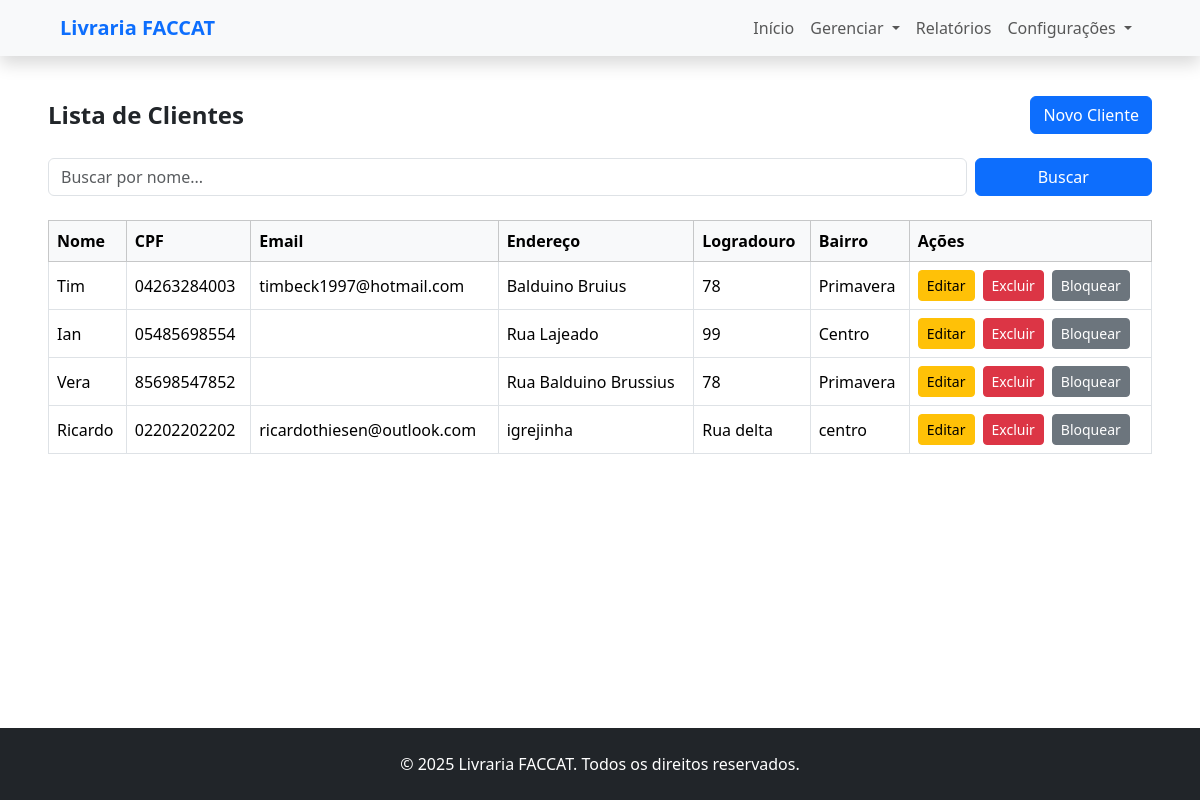
The page /usuarios/clientes (signed in) on the database its author committed.
### usuarios/models.py (models this page shows, shortened)
class Cliente(models.Model):
    cpf = models.CharField(max_length=11, unique=True)
    email = models.EmailField()
    nome = models.CharField(max_length=50)
    endereco = models.CharField(max_length=30)
    logradouro = models.CharField(max_length=20)
    bairro = models.CharField(max_length=30)
    bloqueado = models.BooleanField(default=False)

### usuarios/views.py (the view)
# urls.py: path('clientes', views.gerenciar_clientes, name='gerenciar_clientes'),
@login_required
def gerenciar_clientes(request):
    busca = request.GET.get('busca', '')
    if busca:
        clientes = Cliente.objects.filter(nome__icontains=busca)
    else:
        clientes = Cliente.objects.all()
    return render(request, 'usuarios/gerenciar_clientes.html', {'clientes': clientes})

### usuarios/templates/usuarios/gerenciar_clientes.html
{% extends 'base.html' %}
{% block content %}
<div class="my-4 px-5">
    <div class="d-flex justify-content-between align-items-center mb-4">
        <h1 class="h4 fw-bold mb-0">Lista de Clientes</h1>
        <a href="{% url 'cadastrar_cliente' %}" class="btn btn-primary">
            Novo Cliente
        </a>
    </div>
    <form method="get" class="row g-2 mb-4">
        <div class="col-md-10">
            <input type="text" name="busca" placeholder="Buscar por nome..." value="{{ request.GET.busca }}"
                class="form-control" />
        </div>
        <div class="col-md-2">
            <button type="submit" class="btn btn-primary w-100">Buscar</button>
        </div>
    </form>
    <div class="table-responsive">
        <table class="table table-bordered table-hover align-middle">
            <thead class="table-light">
                <tr>
                    <th>Nome</th>
                    <th>CPF</th>
                     <th>Email</th>
                    <th>Endereço</th>
                    <th>Logradouro</th>
                    <th>Bairro</th>
                    <th>Ações</th>
                </tr>
            </thead>
            <tbody>
                {% for cliente in clientes %}
                <tr>
                    <td>{{ cliente.nome }}</td>
                    <td>{{ cliente.cpf }}</td>
                    <td>{{ cliente.email }}</td>
                    <td>{{ cliente.endereco }}</td>
                    <td>{{ cliente.logradouro }}</td>
                    <td>{{ cliente.bairro }}</td>
                    <td>
                        <div class="d-flex gap-2">
                            <a href="{% url 'editar_cliente' cliente.id %}" class="btn btn-warning btn-sm">
                                Editar
                            </a>
                            <a href="{% url 'deletar_cliente' cliente.id %}" class="btn btn-danger btn-sm">
                                Excluir
                            </a>
                            {% if cliente.bloqueado %}
                                <a href="{% url 'desbloquear_cliente' cliente.id %}" class="btn btn-success btn-sm">
                                    Desbloquear
                                </a>
                            {% else %}
                                <a href="{% url 'bloquear_cliente' cliente.id %}" class="btn btn-secondary btn-sm">
                                    Bloquear
                                </a>
                            {% endif %}
                        </div>
                    </td>
                </tr>
                {% empty %}
                <tr>
                    <td colspan="6" class="text-center py-4">Nenhum cliente cadastrado.</td>
                </tr>
                {% endfor %}
            </tbody>
        </table>
    </div>
</div>
{% endblock %}

### rows shown on the page
Cliente: nome "Tim", cpf "04263284003", email "timbeck1997@hotmail.com", endereco "Balduino Bruius", logradouro "78", bairro "Primavera", bloqueado "Bloquear"
Cliente: nome "Ian", cpf "05485698554", endereco "Rua Lajeado", logradouro "99", bairro "Centro", bloqueado "Bloquear"
Cliente: nome "Vera", cpf "85698547852", endereco "Rua Balduino Brussius", logradouro "78", bairro "Primavera", bloqueado "Bloquear"
Cliente: nome "Ricardo", cpf "02202202202", email "ricardothiesen@outlook.com", endereco "igrejinha", logradouro "Rua delta", bairro "centro", bloqueado "Bloquear"
